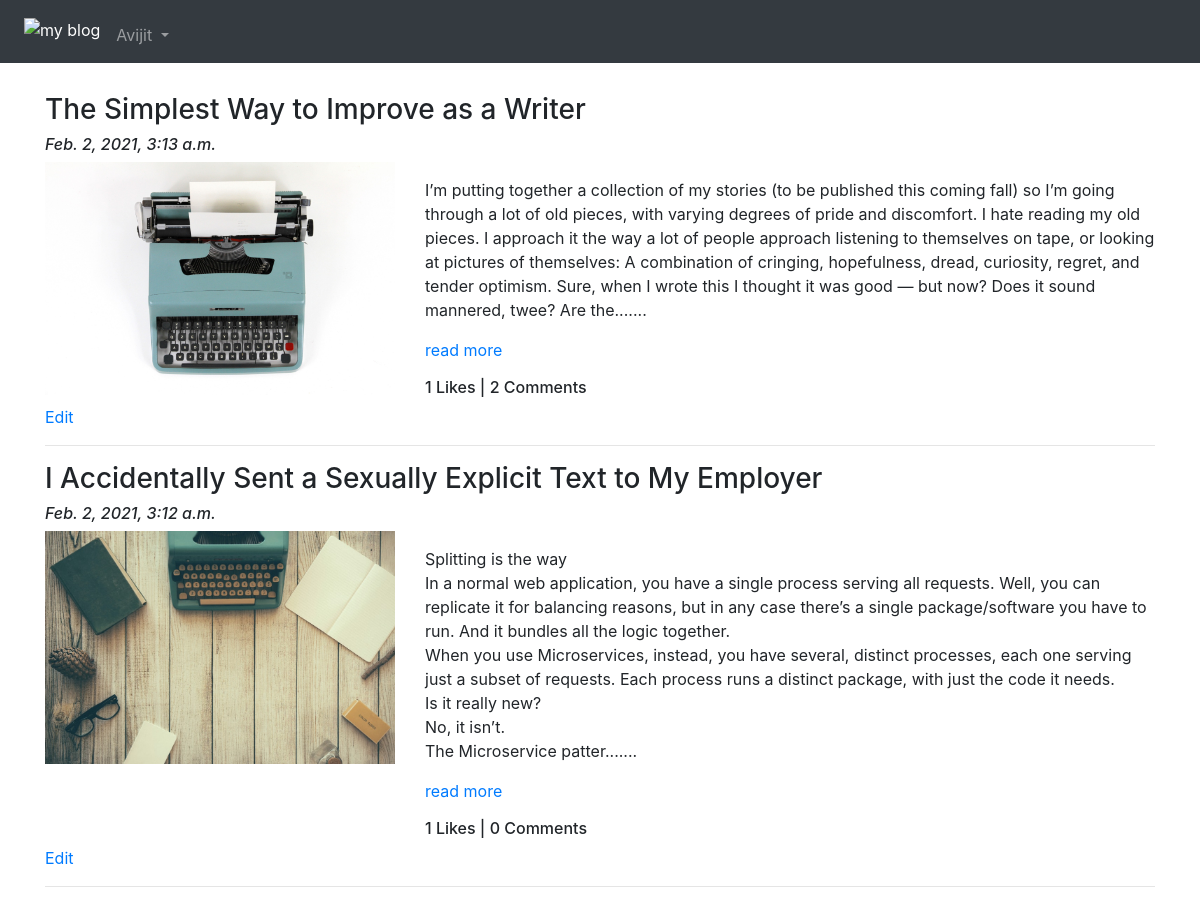
The app's page /blog/my-blog/ (signed in) with its own data.
### blogapp/models.py (models this page shows, shortened)
class Blog(models.Model):
    author = models.ForeignKey(User, related_name='post_author', on_delete=models.CASCADE)
    blog_title = models.CharField(max_length=250, verbose_name="Put a title")
    blog_content = models.TextField(verbose_name="Write your blog")
    slug = models.SlugField(max_length=250, unique=True)
    blog_image = models.ImageField(upload_to='blog_image', verbose_name="Image")
    publish_date = models.DateTimeField(auto_now_add=True)
    update_date = models.DateTimeField(auto_now=True)
    class Meta:
        ordering = ('-publish_date',)

### blogapp/views.py (the view)
# urls.py: path('my-blog/', views.MyBlog.as_view(), name= "my_blog"),
class MyBlog(LoginRequiredMixin, TemplateView):
    template_name = 'blogapp/my_blog.html'

### blogapp/templatetags/custom_filter.py (called while the page is built)
def range_filter(value):
    return value[0:500] + "......."

### templates/blogapp/my_blog.html (shortened to what this page needs)
{% extends 'base.html' %}
{% load custom_filter %}
{% block body_block %}
{% for blog in user.post_author.all %}
<h3> {{ blog.blog_title }} </h3>
<h6> <i>{{ blog.publish_date }}</i> </h6>
<div class="row">
    <div class="col-sm-4">
        <img src="/media/{{ blog.blog_image }}" alt="{{ blog.blog_title }}" title="{{blog.blog_title}}" width="100%">
    </div>
    <div class="col-sm-8">
        <p> {{ blog.blog_content|range_filter|linebreaks }}
            <a href="{% url 'blogapp:blog_details' slug=blog.slug %}">read more</a> </p>
        <h6>{{ blog.liked_blog.count }} Likes | {{ blog.blog_comment.count }} Comments</h6>
    </div>
</div>
<a href="{% url 'blogapp:edit_blog' pk=blog.pk %}">Edit</a>
<hr>
{% endfor %}
{% endblock %}

### templates/base.html (shortened to what this page needs)
<!DOCTYPE html>
<html lang="en">
<head>
    <link rel="stylesheet" href="https://maxcdn.bootstrapcdn.com/bootstrap/4.0.0/css/bootstrap.min.css"
>
    <link href="https://maxcdn.bootstrapcdn.com/font-awesome/4.7.0/css/font-awesome.min.css" rel="stylesheet">
</head>
<body>
    <nav class="navbar navbar-expand-lg navbar-dark bg-dark">
        <ul class="navbar-nav mr-auto">
            <li class="nav-item active">
                <a class="nav-link" href="{% url 'index' %}"><img src="/media/home.png" alt="my blog" width="50px"></a>
            </li>
            {% if user.is_authenticated %}
            <div class="nav-item dropdown">
                <a class="nav-link dropdown-toggle" style="padding-top:15px" href="#" id="navbarDropdown" data-toggle="dropdown">
                    {{ user.username }}
                </a>
            </div>
            {% endif %}
        </ul>
    </nav>
    <div class="container" style="padding-top:30px">
        {% block body_block %}
        {% endblock %}
    </div>
</body>
</html>

### records on screen
Blog: blog_title "The Simplest Way to Improve as a Writer", publish_date "Feb. 2, 2021, 3:13 a.m.", blog_image (picture), blog_content|range_filter "I’m putting together a collection of my stories (to be published this coming fall) so I’m going through a lot of old pieces, with varying degrees of pride and discomfort. I hate reading my old pieces. I approach it the way a lot of people approach listening to themselves on tape, or looking at pictures of themselves: A combination of cringing, hopefulness, dread, curiosity, regret, and tender optimism. Sure, when I wrote this I thought it was good — but now? Does it sound mannered, twee? Are the.......", liked_blog.count "1", blog_comment.count "2"
Blog: blog_title "I Accidentally Sent a Sexually Explicit Text to My Employer", publish_date "Feb. 2, 2021, 3:12 a.m.", blog_image (picture), blog_content|range_filter "Splitting is the way In a normal web application, you have a single process serving all requests. Well, you can replicate it for balancing reasons, but in any case there’s a single package/software you have to run. And it bundles all the logic together. When you use Microservices, instead, you have several, distinct processes, each one serving just a subset of requests. Each process runs a distinct package, with just the code it needs. Is it really new? No, it isn’t. The Microservice patter.......", liked_blog.count "1", blog_comment.count "0"

### other values on screen
{{ user.username }} "Avijit"
